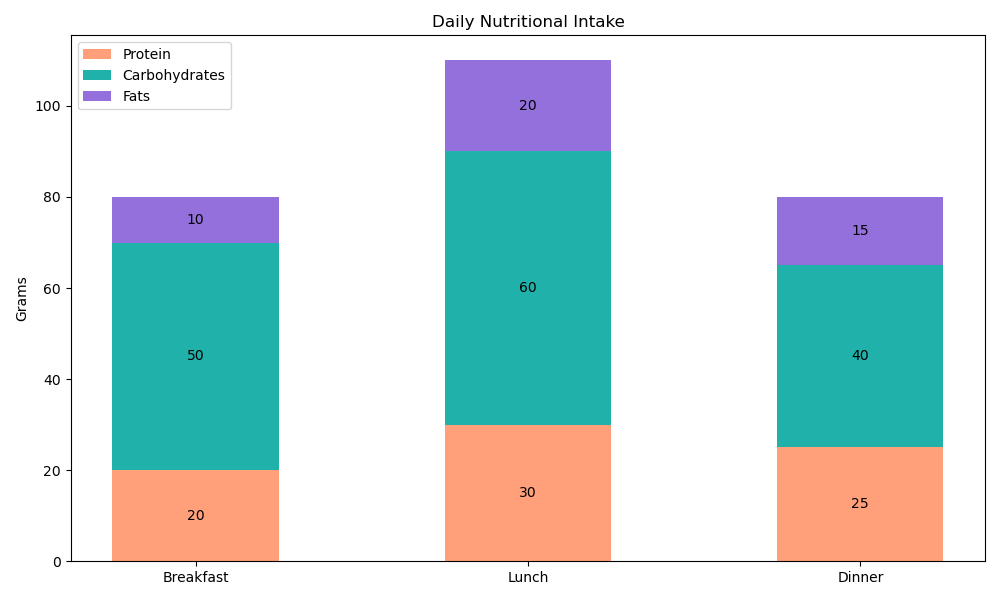

Here is the Python script that generated this plot:

import matplotlib.pyplot as plt

# Data
categories = ['Breakfast', 'Lunch', 'Dinner']
protein = [20, 30, 25]
carbohydrates = [50, 60, 40]
fats = [10, 20, 15]

# Offsets for stacked bars
left_offset_protein = [0, 0, 0]
left_offset_carbohydrates = [a+b for a, b in zip(left_offset_protein, protein)]
left_offset_fats = [a+b for a, b in zip(left_offset_carbohydrates, carbohydrates)]

# Create vertical bar chart
fig, ax = plt.subplots(figsize=(10, 6))  # Changed chart size

# Stacked bars
ax.bar(categories, protein, width=0.5, bottom=left_offset_protein, color='#FFA07A')  # Light Salmon
ax.bar(categories, carbohydrates, width=0.5, bottom=left_offset_carbohydrates, color='#20B2AA')  # Light Sea Green
ax.bar(categories, fats, width=0.5, bottom=left_offset_fats, color='#9370DB')  # Medium Purple

# Add some text for labels, title, and custom y-axis tick labels, etc.
ax.set_ylabel('Grams')
ax.set_title('Daily Nutritional Intake')
ax.set_xticks(range(len(categories)))
ax.set_xticklabels(categories)

# Display the legend
ax.legend(['Protein', 'Carbohydrates', 'Fats'], loc='upper left')

# Add numerical labels on bars
for i, (p, c, f) in enumerate(zip(protein, carbohydrates, fats)):
    ax.text(i, p / 2, str(p), ha='center', va='center', color='black')
    ax.text(i, p + c / 2, str(c), ha='center', va='center', color='black')
    ax.text(i, p + c + f / 2, str(f), ha='center', va='center', color='black')

# Display the plot
plt.tight_layout()
plt.show()
